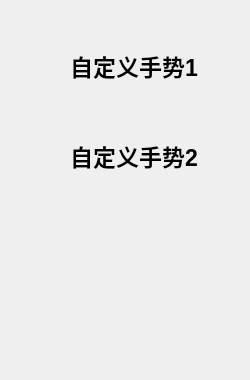
            <widget class="QWidget" name="page_8">
             <widget class="QLabel" name="label_42">
              <property name="geometry">
               <rect>
                <x>70</x>
                <y>40</y>
                <width>161</width>
                <height>51</height>
               </rect>
              </property>
              <property name="styleSheet">
               <string notr="true">font: bold 23px;
color:rgb(0, 0, 0);</string>
              </property>
              <property name="text">
               <string>自定义手势1</string>
              </property>
             </widget>
             <widget class="QLabel" name="label_43">
              <property name="geometry">
               <rect>
                <x>70</x>
                <y>130</y>
                <width>161</width>
                <height>51</height>
               </rect>
              </property>
              <property name="styleSheet">
               <string notr="true">font: bold 23px;
color:rgb(0, 0, 0);</string>
              </property>
              <property name="text">
               <string>自定义手势2</string>
              </property>
             </widget>
             <widget class="QLabel" name="label_46">
              <property name="geometry">
               <rect>
                <x>70</x>
                <y>220</y>
                <width>161</width>
                <height>51</height>
               </rect>
              </property>
              <property name="styleSheet">
               <string notr="true">font: bold 23px;
color:rgb(0, 0, 0);</string>
              </property>
              <property name="text">
               <string/>
              </property>
             </widget>
             <widget class="QLabel" name="label_48">
              <property name="geometry">
               <rect>
                <x>70</x>
                <y>320</y>
                <width>171</width>
                <height>51</height>
               </rect>
              </property>
              <property name="styleSheet">
               <string notr="true">font: bold 23px;
color:rgb(0, 0, 0);</string>
              </property>
              <property name="text">
               <string/>
              </property>
             </widget>
            </widget>
